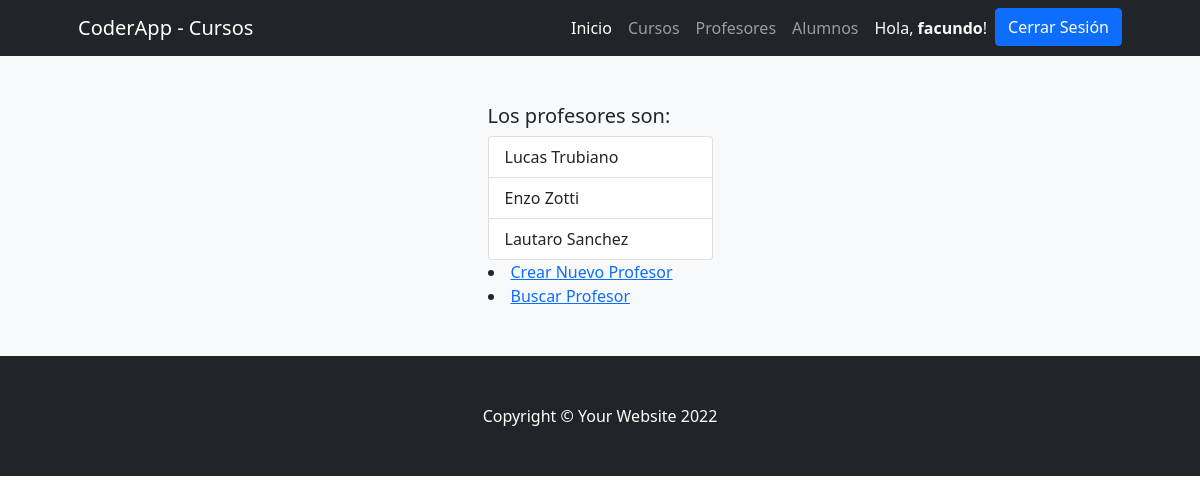
Before: /appcye/profesores/ (signed in) with the older database file.
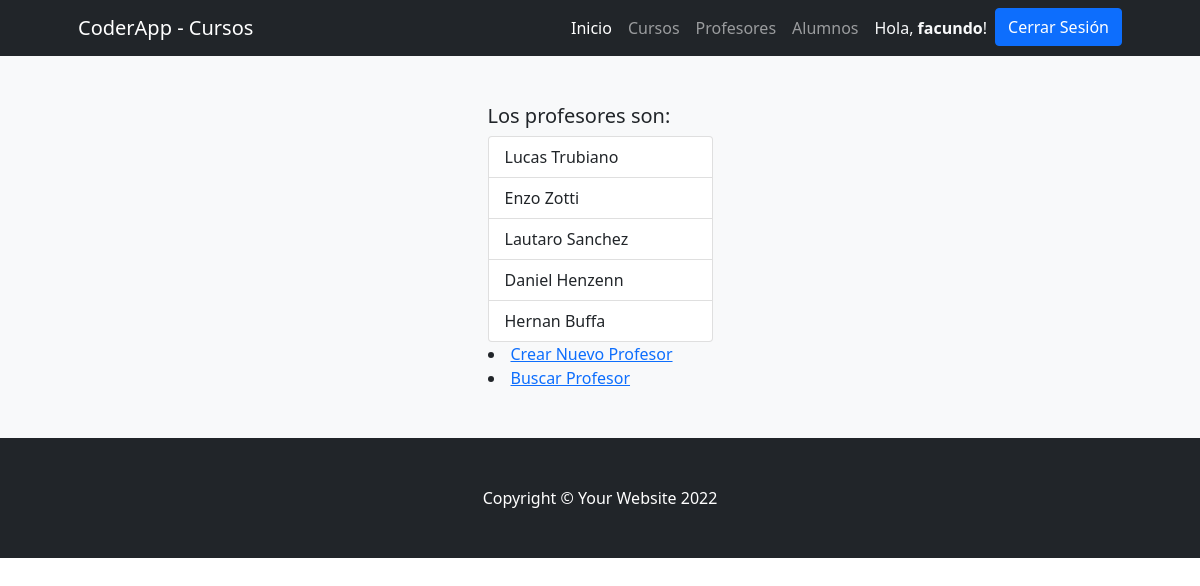
After: the same page with the newer database file.
### AppCursosyEventos/models.py (models this page shows)
class Profesores(models.Model):
    nombre = models.CharField(max_length= 30)
    apellido = models.CharField(max_length= 30)
    class Meta:
        verbose_name_plural = "Profesores"

### AppCursosyEventos/views.py (the view)
# urls.py: path('profesores/', profesores , name= "profesores"),
@login_required
def profesores(request):
    profesores = Profesores.objects.all()
    return render(request,"CursosyEventosApp/profesores.html",{"profes":profesores})

### AppCursosyEventos/templates/CursosyEventosApp/profesores.html (shortened to what this page needs)
{% extends 'CursosyEventosApp/base.html'%}
{%load static%}
{%block contenidoPagina%}
<section class="bg-light py-5">
    <div class="container px-5">
        <div class="row gx-5 justify-content-center">
            <div class="col-lg-3">
                <h5>Los profesores son:</h5>
                <ul class="list-group">
                    {% for x in profes %}
                        <li class="list-group-item d-flex justify-content-between align-items-start">
                            {{x.nombre}}
                            {{x.apellido}}
                        </li>
                    {% endfor %}
                </ul>
                <li><a href="{% url 'crear_profesor' %}"> Crear Nuevo Profesor</a></li>
                <li><a href="{% url 'buscar_profesor' %}"> Buscar Profesor</a></li>
            </div>
        </div>
    </div>
</section>
{%endblock%}

Changed rows visible on the page:
added Profesores: nombre "Daniel", apellido "Henzenn"
added Profesores: nombre "Hernan", apellido "Buffa"
